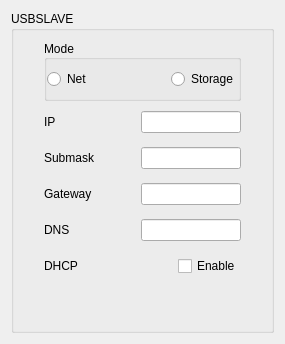
     <widget class="QWidget" name="page_USBSLAVE">
      <layout class="QVBoxLayout" name="verticalLayout_29">
       <item>
        <widget class="QGroupBox" name="Network_USBSLAVE">
         <property name="font">
          <font>
           <weight>50</weight>
           <bold>false</bold>
          </font>
         </property>
         <property name="title">
          <string>USBSLAVE</string>
         </property>
         <property name="flat">
          <bool>true</bool>
         </property>
         <property name="checkable">
          <bool>false</bool>
         </property>
         <layout class="QVBoxLayout" name="verticalLayout_28">
          <property name="leftMargin">
           <number>30</number>
          </property>
          <property name="rightMargin">
           <number>30</number>
          </property>
          <item>
           <widget class="QGroupBox" name="Network_USBSLAVE_Mode_Enum">
            <property name="mouseTracking">
             <bool>false</bool>
            </property>
            <property name="acceptDrops">
             <bool>false</bool>
            </property>
            <property name="title">
             <string>Mode</string>
            </property>
            <property name="alignment">
             <set>Qt::AlignLeading|Qt::AlignLeft|Qt::AlignVCenter</set>
            </property>
            <property name="flat">
             <bool>true</bool>
            </property>
            <layout class="QHBoxLayout" name="horizontalLayout_21">
             <property name="leftMargin">
              <number>0</number>
             </property>
             <property name="rightMargin">
              <number>0</number>
             </property>
             <item>
              <widget class="QRadioButton" name="Network_USBSLAVE_Mode_Enum_Net">
               <property name="text">
                <string>Net</string>
               </property>
              </widget>
             </item>
             <item>
              <spacer name="horizontalSpacer_22">
               <property name="orientation">
                <enum>Qt::Horizontal</enum>
               </property>
               <property name="sizeHint" stdset="0">
                <size>
                 <width>40</width>
                 <height>20</height>
                </size>
               </property>
              </spacer>
             </item>
             <item>
              <widget class="QRadioButton" name="Network_USBSLAVE_Mode_Enum_Storage">
               <property name="text">
                <string>Storage</string>
               </property>
              </widget>
             </item>
            </layout>
           </widget>
          </item>
          <item>
           <layout class="QHBoxLayout" name="horizontalLayout_56">
            <item>
             <widget class="QLabel" name="label_21">
              <property name="minimumSize">
               <size>
                <width>0</width>
                <height>30</height>
               </size>
              </property>
              <property name="text">
               <string>IP     </string>
              </property>
             </widget>
            </item>
            <item>
             <spacer name="horizontalSpacer_23">
              <property name="orientation">
               <enum>Qt::Horizontal</enum>
              </property>
              <property name="sizeHint" stdset="0">
               <size>
                <width>40</width>
                <height>20</height>
               </size>
              </property>
             </spacer>
            </item>
            <item>
             <widget class="QLineEdit" name="Network_USBSLAVE_IP_String_Text">
              <property name="minimumSize">
               <size>
                <width>100</width>
                <height>0</height>
               </size>
              </property>
              <property name="maximumSize">
               <size>
                <width>100</width>
                <height>16777215</height>
               </size>
              </property>
             </widget>
            </item>
           </layout>
          </item>
          <item>
           <layout class="QHBoxLayout" name="horizontalLayout_55">
            <item>
             <widget class="QLabel" name="label_22">
              <property name="minimumSize">
               <size>
                <width>0</width>
                <height>30</height>
               </size>
              </property>
              <property name="text">
               <string>Submask</string>
              </property>
             </widget>
            </item>
            <item>
             <spacer name="horizontalSpacer_35">
              <property name="orientation">
               <enum>Qt::Horizontal</enum>
              </property>
              <property name="sizeHint" stdset="0">
               <size>
                <width>40</width>
                <height>20</height>
               </size>
              </property>
             </spacer>
            </item>
            <item>
             <widget class="QLineEdit" name="Network_USBSLAVE_Submask_String_Text">
              <property name="minimumSize">
               <size>
                <width>100</width>
                <height>0</height>
               </size>
              </property>
              <property name="maximumSize">
               <size>
                <width>100</width>
                <height>16777215</height>
               </size>
              </property>
             </widget>
            </item>
           </layout>
          </item>
          <item>
           <layout class="QHBoxLayout" name="horizontalLayout_54">
            <item>
             <widget class="QLabel" name="label_23">
              <property name="minimumSize">
               <size>
                <width>0</width>
                <height>30</height>
               </size>
              </property>
              <property name="text">
               <string>Gateway</string>
              </property>
             </widget>
            </item>
            <item>
             <spacer name="horizontalSpacer_36">
              <property name="orientation">
               <enum>Qt::Horizontal</enum>
              </property>
              <property name="sizeHint" stdset="0">
               <size>
                <width>40</width>
                <height>20</height>
               </size>
              </property>
             </spacer>
            </item>
            <item>
             <widget class="QLineEdit" name="Network_USBSLAVE_Gateway_String_Text">
              <property name="minimumSize">
               <size>
                <width>100</width>
                <height>0</height>
               </size>
              </property>
              <property name="maximumSize">
               <size>
                <width>100</width>
                <height>16777215</height>
               </size>
              </property>
             </widget>
            </item>
           </layout>
          </item>
          <item>
           <layout class="QHBoxLayout" name="horizontalLayout_53">
            <item>
             <widget class="QLabel" name="label_24">
              <property name="minimumSize">
               <size>
                <width>0</width>
                <height>30</height>
               </size>
              </property>
              <property name="text">
               <string>DNS    </string>
              </property>
             </widget>
            </item>
            <item>
             <spacer name="horizontalSpacer_37">
              <property name="orientation">
               <enum>Qt::Horizontal</enum>
              </property>
              <property name="sizeHint" stdset="0">
               <size>
                <width>40</width>
                <height>20</height>
               </size>
              </property>
             </spacer>
            </item>
            <item>
             <widget class="QLineEdit" name="Network_USBSLAVE_DNS_String_Text">
              <property name="minimumSize">
               <size>
                <width>100</width>
                <height>0</height>
               </size>
              </property>
              <property name="maximumSize">
               <size>
                <width>100</width>
                <height>16777215</height>
               </size>
              </property>
             </widget>
            </item>
           </layout>
          </item>
          <item>
           <layout class="QHBoxLayout" name="horizontalLayout_22">
            <item>
             <widget class="QLabel" name="label_28">
              <property name="minimumSize">
               <size>
                <width>0</width>
                <height>30</height>
               </size>
              </property>
              <property name="text">
               <string>DHCP   </string>
              </property>
             </widget>
            </item>
            <item>
             <spacer name="horizontalSpacer_52">
              <property name="orientation">
               <enum>Qt::Horizontal</enum>
              </property>
              <property name="sizeHint" stdset="0">
               <size>
                <width>40</width>
                <height>20</height>
               </size>
              </property>
             </spacer>
            </item>
            <item>
             <widget class="QCheckBox" name="Network_USBSLAVE_DHCP_Bool_IsChecked">
              <property name="minimumSize">
               <size>
                <width>0</width>
                <height>0</height>
               </size>
              </property>
              <property name="text">
               <string>Enable</string>
              </property>
             </widget>
            </item>
           </layout>
          </item>
          <item>
           <spacer name="verticalSpacer_3">
            <property name="orientation">
             <enum>Qt::Vertical</enum>
            </property>
            <property name="sizeHint" stdset="0">
             <size>
              <width>20</width>
              <height>40</height>
             </size>
            </property>
           </spacer>
          </item>
         </layout>
        </widget>
       </item>
      </layout>
     </widget>
